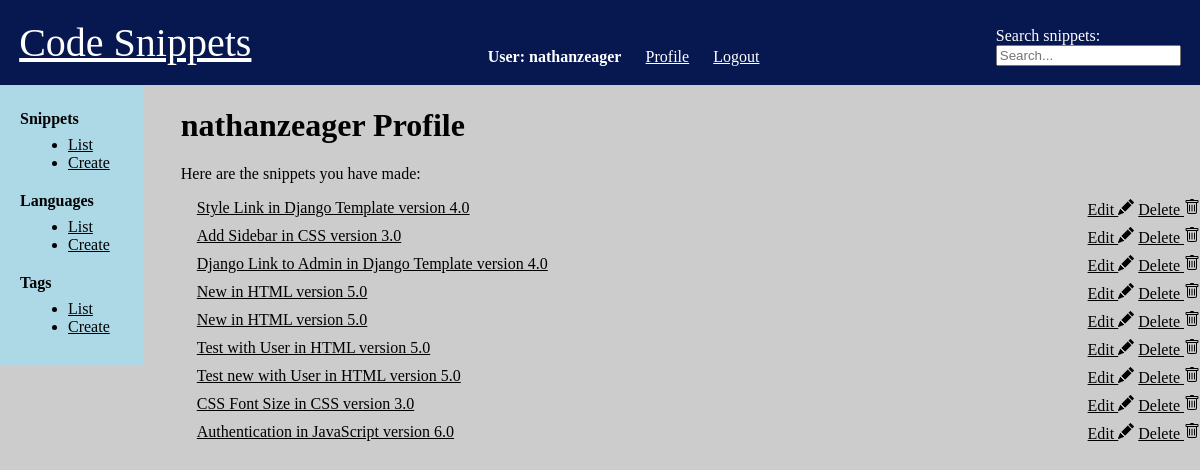
The app's page /profile (signed in) with its own data.
### snippets/models.py (models this page shows)
class User(BaseUser):
    pass

class Snippet(models.Model):
    title = models.CharField(max_length=255, default='')
    description = models.CharField(max_length=512, default='', blank=True)
    code = models.TextField()
    language = models.ForeignKey(
        'Language', on_delete=models.CASCADE, related_name='snippets', blank=True, null=True)
    user = models.ManyToManyField(
        'User', related_name='snippets')
    author = models.ForeignKey(
        'User', on_delete=models.CASCADE, related_name='my_snippet')
    parent = models.ForeignKey(
        'Snippet', on_delete=models.SET_NULL, related_name='forks', blank=True, null=True)
    created_at = models.DateTimeField(auto_now_add=True)
    tag = models.ManyToManyField('Tag', related_name='snippets', blank=True)
    def __str__(self):
        return f'{self.title} in {self.language}'

class Language(models.Model):
    name = models.CharField(max_length=255)
    version = models.FloatField(blank=True, null=True)
    def __str__(self):
        return f'{self.name} version {self.version}'

### snippets/views.py (the view)
# urls.py: path('profile', views.user_profile, name='user_profile')
@ login_required
def user_profile(request):
    snippets = Snippet.objects.filter(
        user=request.user) | Snippet.objects.filter(author=request.user)
    return render(request, 'snippets/profile.html', {"snippets": snippets})

### templates/snippets/profile.html (shortened to what this page needs)
{% extends 'base.html' %}
{% block content %}
<h1> {{request.user.username}} Profile </h1>
<p>Here are the snippets you have made:</p>
{% for snippet in snippets %}
    <div class="list-item">
        <a href="{% url 'detail_snippet' pk=snippet.pk %}"> {{ snippet }} </a>
        <div class="actions">
            {% if user == snippet.author %}
            <a href="{% url 'edit_snippet' pk=snippet.pk %}"> Edit {% include './icons/pencil-fill.svg' %}</a>
            <a href="{% url 'delete_snippet' pk=snippet.pk %}"> Delete {% include './icons/trash.svg' %}</a>
            {% elif user.is_authenticated %}
            <a href="{% url 'copy_snippet' pk=snippet.pk %}"> Duplicate {% include './icons/share.svg' %}</a>
            {% endif %}
        </div>
    </div>
{% endfor %}
{% endblock content %}

### templates/base.html (shortened to what this page needs)
{% load static %}
<!DOCTYPE html>
<html lang="en">
<head>
    <link rel="stylesheet" href="{% static 'css/prism.css' %}">
    <link rel="stylesheet" href="{% static 'css/style.css' %}">
</head>
<body>
    <header>
        <a href="{% url 'list_snippet' %}">Code Snippets</a>
        <div class='account'>{% if user.is_authenticated %}<div class="username">User: {{request.user.username}}</div> <div><a href="/profile">Profile</a></div> <div><a href="/accounts/logout">Logout</a></div> {% else %} <div><a href="/accounts/login">Login</a></div> <div><a href="/accounts/register">Register</a></div> {% endif %} </div>
        <div class="search">Search snippets: <form action="{% url 'search_snippet' %}" method='GET'> <input name="q" type="text" placeholder="Search..."></form></div>
    </header>
    <div class="sidebar">
        <div class="sidebar-section">
            Snippets
            <ul>
                <li><a href="{% url 'list_snippet' %}">List</a></li>
                {% if user.is_authenticated %}
                <li><a href="{% url 'create_snippet' %}">Create</a></li>
                {% endif %}
            </ul>
        </div>
        <div class="sidebar-section">
            Languages
            <ul>
                <li><a href="{% url 'list_language' %}">List</a></li>
                {% if user.is_authenticated %}
                <li><a href="{% url 'create_language' %}">Create</a></li>
                {% endif %}
            </ul>
        </div>
        <div class="sidebar-section">
            Tags
            <ul>
                <li><a href="{% url 'list_tag' %}">List</a></li>
                {% if user.is_authenticated %}
                <li><a href="{% url 'create_tag' %}">Create</a></li>
                {% endif %}
            </ul>
        </div>
    </div>
    <div class="body-text">
        {% block content %}
        {% endblock content %}
    </div>
</body>
</html>

### static/css/style.css (style rules this page uses)
html, body { margin: 0; padding: 0; }
body { background-color: #ccc; }
a { color: black; }
header { background-color: rgb(7, 23, 80); padding: 1.2rem; margin: 0; font-size: 2.5rem; color: white; display: flex; justify-content: space-between; }
header a { color: white; }
.account { font-size: 1rem; width: 20rem; position: relative; display: flex; justify-content: space-evenly; }
.account div { margin-top: auto; }
.username { font-weight: bold; }
.search { font-size: 1rem; position: relative; margin-top: auto; }
.sidebar { height: 16.5rem; width: 9rem; position: fixed; left: 0; top: 5.4rem; padding-top: 1rem; background-color: lightblue; }
.sidebar div { padding: 0.5rem 0.25rem 0.25rem 1.25rem; display: block; font-size: 16px; font-weight: bold; }
.sidebar div ul { margin: 0.5rem; font-size: 16px; font-weight: normal; }
.body-text { margin-left: 9.3rem; padding-left: 2rem; }
.list-item { padding: 0 0 0.5rem 1rem; display: flex; justify-content: space-between; }
h1 { display: flex; justify-content: space-between; }

### records on screen
User: user.username "nathanzeager"
Snippet: title+language "Style Link in Django Template version 4.0", shows "Edit"
Snippet: title+language "Add Sidebar in CSS version 3.0", shows "Edit"
Snippet: title+language "Django Link to Admin in Django Template version 4.0", shows "Edit"
Snippet: title+language "New in HTML version 5.0", shows "Edit"
Snippet: title+language "Test with User in HTML version 5.0", shows "Edit"
Snippet: title+language "Test new with User in HTML version 5.0", shows "Edit"
Snippet: title+language "CSS Font Size in CSS version 3.0", shows "Edit"
Snippet: title+language "Authentication in JavaScript version 6.0", shows "Edit"
